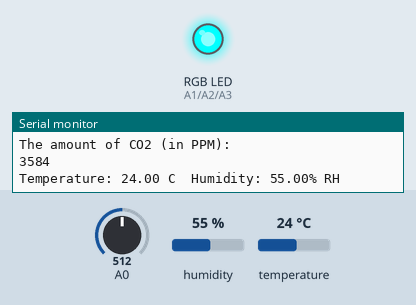
A sketch run on a simulated Arduino Uno, built with avr-gcc and run on an emulated ATmega328P. On the bench: an RGB LED mixed from three pins (HIGH = lit), the last lines printed to the serial monitor. The inputs (shaded band) are chosen by the test bench; at power-on: temperature 24 °C, A0 = 512, humidity 55 %.

Above: at 2.8 s.
2.9 s: temperature set to 39.4 °C
13.3 s: temperature set to 40.7 °C
At 23.3 s:
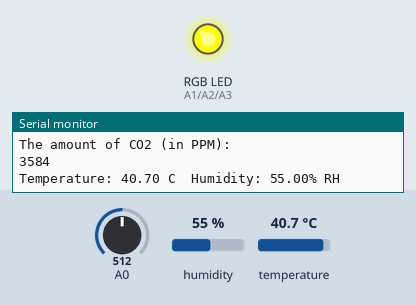
23.6 s: temperature set to 12 °C
28.7 s: temperature set to 41 °C
At 37.9 s:
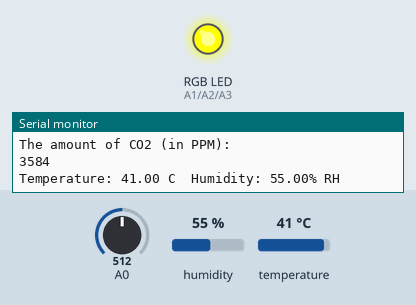
Timing chart, 0 to 39.4 s (numbered marks = the images above; inputs shaded):
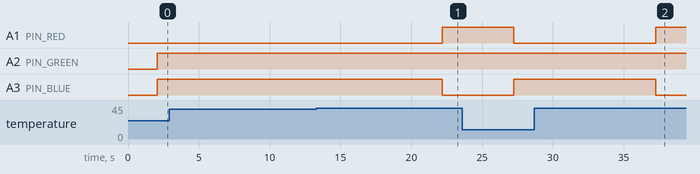

Measured:
- the behaviour switches between 40 and 40.1 °C on temperature (found by bisection; images 0 and 1)
- after the input at 13.3 s, A1 (PIN_RED): LOW → HIGH after 8.9 s; A3 (PIN_BLUE): HIGH → LOW after 8.9 s
- after the input at 28.7 s, A1 (PIN_RED): LOW → HIGH after 8.6 s; A3 (PIN_BLUE): HIGH → LOW after 8.6 s

The sketch:

RGBLEDFinal.ino
```cpp
#include <Wire.h>
#include <AHT20.h>
AHT20 aht20;
  int sensorValue = 0;
  float temperature = aht20.getTemperature();

unsigned long time_now= 0;
unsigned long time_now2= 0;
unsigned long time_now3= 0;
const int PIN_RED   = A1;
const int PIN_GREEN = A2;
const int PIN_BLUE  = A3;

void setup() {
  // initialize serial communication at 9600 bits per second:
  Serial.begin(9600);
//aht20
Serial.println("Humidity AHT20 examples");

  Wire.begin(); //Join I2C bus
  //Check if the AHT20 will acknowledge
  if (aht20.begin() == false)
  {
    Serial.println("AHT20 not detected. Please check wiring. Freezing.");
    while (1);
  }
  Serial.println("AHT20 acknowledged.");

//LED
  pinMode(PIN_RED,   OUTPUT);
  pinMode(PIN_GREEN, OUTPUT);
  pinMode(PIN_BLUE,  OUTPUT);
}

void loop() {

if(millis()>=time_now + 2000){  // 1000 will be changed based on delay we want
    time_now= millis();
    // C02 Sensor
      // read the input on analog pin 0:

      int sensorValuePrecal = analogRead(A0);
    //  int sensorValue = 0;
      sensorValue = sensorValuePrecal* 7;
  Serial.println("The amount of CO2 (in PPM): ");
      Serial.println(sensorValue);
  //AHT20
  //If a new measurement is available
  if (aht20.available() == true)
  {
    //Get the new temperature and humidity value
  //  float temperature = aht20.getTemperature();
   float humidity = aht20.getHumidity();

 temperature = aht20.getTemperature();

    //Print the results
    Serial.print("Temperature: ");
    Serial.print(temperature, 2);
    Serial.print(" C\t");
    Serial.print("Humidity: ");
    Serial.print(humidity, 2);
    Serial.print("% RH");

    Serial.println();
  }
  }


//LED
//if(millis()>=time_now2 + 1000){  // 1000 will be changed based on delay we want
 //   time_now3 = millis();

  if(sensorValue >1000 ){//1000 if co2 gas is too high
    analogWrite(PIN_RED,   0);
    analogWrite(PIN_GREEN, 255);
    analogWrite(PIN_BLUE,  255);

delay(5000);
    }


  if(temperature>40){ //40 if temp to high
     analogWrite(PIN_RED,   255);
    analogWrite(PIN_GREEN, 255);
    analogWrite(PIN_BLUE,  0);

delay(5000);

  }
    }
//}
```
